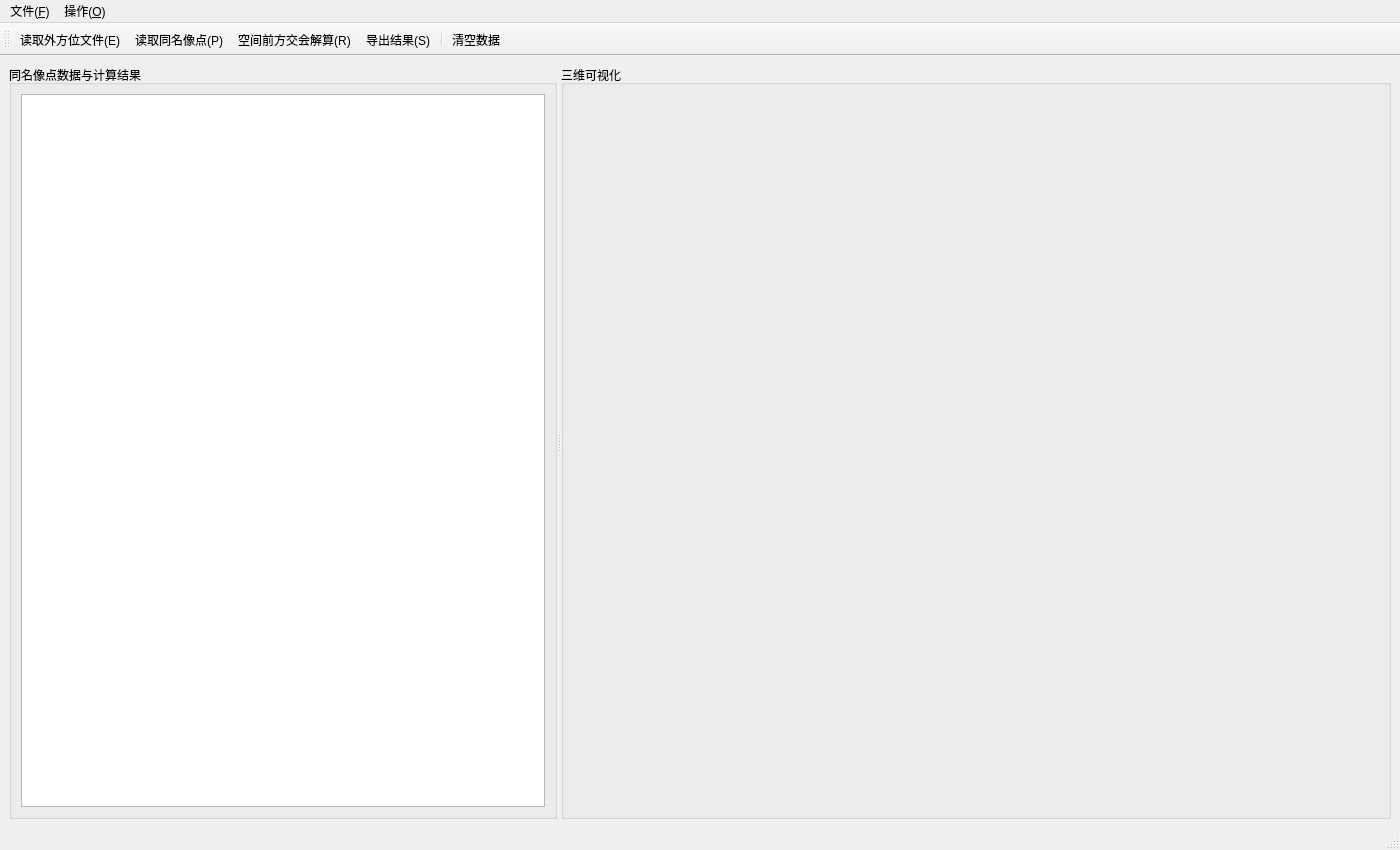
<?xml version="1.0" encoding="UTF-8"?>
<ui version="4.0">
 <class>MainWindow</class>
 <widget class="QMainWindow" name="MainWindow">
  <property name="geometry">
   <rect><x>0</x><y>0</y><width>1400</width><height>850</height></rect>
  </property>
  <property name="windowTitle">
   <string>遥感图像空间前方交会系统</string>
  </property>

  <widget class="QWidget" name="centralwidget">
   <layout class="QHBoxLayout" name="hLayout">
    <item>
     <widget class="QSplitter" name="splitter">
      <property name="orientation"><enum>Qt::Horizontal</enum></property>

      <!-- 左：数据表格 -->
      <widget class="QGroupBox" name="groupData">
       <property name="title"><string>同名像点数据与计算结果</string></property>
       <layout class="QVBoxLayout">
        <item>
         <widget class="QTableWidget" name="tableData">
          <property name="alternatingRowColors"><bool>true</bool></property>
          <property name="editTriggers">
           <set>QAbstractItemView::NoEditTriggers</set>
          </property>
         </widget>
        </item>
       </layout>
      </widget>

      <!-- 右：三维可视化 -->
      <widget class="QGroupBox" name="groupView">
       <property name="title"><string>三维可视化</string></property>
       <layout class="QVBoxLayout">
        <item>
         <widget class="QWidget" name="glWidget" native="true">
          <property name="minimumSize"><size><width>400</width><height>350</height></size></property>
         </widget>
        </item>
       </layout>
      </widget>

     </widget>
    </item>
   </layout>
  </widget>

  <!-- 菜单栏 -->
  <widget class="QMenuBar" name="menubar">
   <property name="geometry">
    <rect><x>0</x><y>0</y><width>1400</width><height>30</height></rect>
   </property>
   <widget class="QMenu" name="menuFile">
    <property name="title"><string>文件(&amp;F)</string></property>
    <addaction name="actionOpenEO"/>
    <addaction name="actionOpenPoints"/>
    <addaction name="actionExport"/>
    <addaction name="separator"/>
    <addaction name="actionExit"/>
   </widget>
   <widget class="QMenu" name="menuOp">
    <property name="title"><string>操作(&amp;O)</string></property>
    <addaction name="actionRun"/>
    <addaction name="separator"/>
    <addaction name="actionClear"/>
   </widget>
   <addaction name="menuFile"/>
   <addaction name="menuOp"/>
  </widget>

  <!-- 工具栏 -->
  <widget class="QToolBar" name="toolBar">
   <attribute name="toolBarArea"><enum>TopToolBarArea</enum></attribute>
   <addaction name="actionOpenEO"/>
   <addaction name="actionOpenPoints"/>
   <addaction name="actionRun"/>
   <addaction name="actionExport"/>
   <addaction name="separator"/>
   <addaction name="actionClear"/>
  </widget>

  <widget class="QStatusBar" name="statusbar"/>

  <action name="actionOpenEO">
   <property name="text"><string>读取外方位文件(&amp;E)</string></property>
   <property name="shortcut"><string>Ctrl+E</string></property>
  </action>
  <action name="actionOpenPoints">
   <property name="text"><string>读取同名像点(&amp;P)</string></property>
   <property name="shortcut"><string>Ctrl+P</string></property>
  </action>
  <action name="actionRun">
   <property name="text"><string>空间前方交会解算(&amp;R)</string></property>
   <property name="shortcut"><string>F5</string></property>
  </action>
  <action name="actionExport">
   <property name="text"><string>导出结果(&amp;S)</string></property>
   <property name="shortcut"><string>Ctrl+S</string></property>
  </action>
  <action name="actionClear">
   <property name="text"><string>清空数据</string></property>
  </action>
  <action name="actionExit">
   <property name="text"><string>程序退出(&amp;Q)</string></property>
   <property name="shortcut"><string>Ctrl+Q</string></property>
  </action>

 </widget>
 <resources/>
 <connections/>
</ui>
